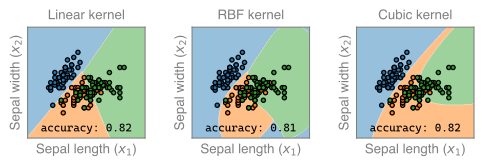

Generate this figure with Python:
import matplotlib.pyplot as plt

from sklearn import datasets, svm
from sklearn.inspection import DecisionBoundaryDisplay
from matplotlib.colors import ListedColormap, LinearSegmentedColormap

colors = ["C0", "C1", "C2"]
colors_w = [colors[0]] + ["w"] + [colors[1]] + ["w"] + [colors[2]]
cm = LinearSegmentedColormap.from_list("my_list", colors_w, N=256)
cm_bright = ListedColormap(colors)

# import some data to play with
iris = datasets.load_iris()
# Take the first two features. We could avoid this by using a two-dim dataset
X = iris.data[:, :2]
y = iris.target

# we create an instance of SVM and fit out data. We do not scale our
# data since we want to plot the support vectors
C = 10  # SVM regularization parameter
models = (
    svm.SVC(kernel="linear", C=C),
    svm.SVC(kernel="rbf", gamma=0.7, C=C),
    svm.SVC(kernel="poly", degree=3, gamma="auto", C=C),
)
models = (clf.fit(X, y) for clf in models)

# title for the plots
titles = (
    "Linear kernel",
    "RBF kernel",
    "Cubic kernel",
)

# Set-up 2x2 grid for plotting.
fig, sub = plt.subplots(1, 3, figsize=(6, 1.5))
plt.subplots_adjust(wspace=0.4, hspace=0.4)

X0, X1 = X[:, 0], X[:, 1]

for clf, title, ax in zip(models, titles, sub.flatten()):
    disp = DecisionBoundaryDisplay.from_estimator(
        clf,
        X,
        response_method="predict",
        cmap=cm,
        alpha=0.5,
        ax=ax,
        xlabel="Sepal length ($x_1$)",
        ylabel="Sepal width ($x_2$)",
        grid_resolution=200,
        levels=30,
    )
    ax.scatter(X0, X1, c=y, cmap=cm_bright, s=10, edgecolors="k")
    ax.set_xticks(())
    ax.set_yticks(())
    ax.set_title(title)

    # Evaluate the model
    accuracy = clf.score(X, y)
    ax.text(
        0.5,
        0.06,
        f"accuracy: {accuracy:.2f}",
        transform=ax.transAxes,
        ha="center",
        name="Cascadia Code",
        fontsize="small",
    )


plt.savefig("svc_multiclass.svg")
